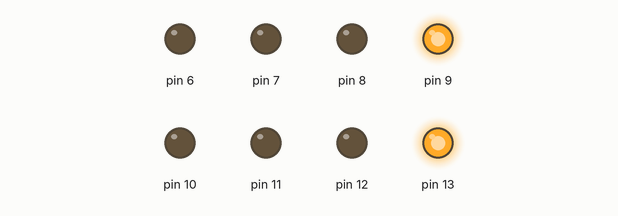
A sketch run on a simulated Arduino Uno, built with avr-gcc and run on an emulated ATmega328P. Shown: output pins drawn as LEDs (lit = HIGH).

Above: at 0.1 s.
Timing chart, 0 to 1.6 s (numbered marks = the images above):
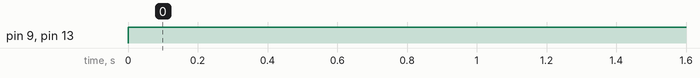

The sketch:

Bien_doi.ino
```cpp
void setup() {
  // put your setup code here, to run once:
  //pinMode(13,OUTPUT);
  //pinMode(12,OUTPUT);
  //pinMode(11,OUTPUT);
  //pinMode(10,OUTPUT);
  //pinMode(9,OUTPUT);
  //pinMode(8,OUTPUT);
  //pinMode(7,OUTPUT);
  //pinMode(6,OUTPUT);
  for(int i = 13; i>=6;i=i-1)
    pinMode(i,OUTPUT);
}

void loop() {
  // put your main code here, to run repeatedly:
  //digitalWrite(13,HIGH);
  //digitalWrite(8,HIGH);
  //delay(1000);
  //digitalWrite(13,LOW);
  //digitalWrite(8,LOW);
  //delay(500);
  //for(int i = 13; i>=6;i=i-1){
    //digitalWrite(i,HIGH);
    //delay(100);
    //digitalWrite(i,LOW);
    //delay(100);
  //}
  //int j = 6;
  //for(int i = 13; i >=6;i=i-1){
      //digitalWrite(i,HIGH);
      //digitalWrite(j,HIGH);
      //delay(200);
      //digitalWrite(i,LOW);
      //digitalWrite(j,LOW);
      //delay(200);
      //j = j + 1;
    //}
  int so = 17;
  while(so != 0)
    if(so >= 128){
      so = so - 128;
      digitalWrite(6,HIGH);
    }
    else if(so >=64 && so < 128){
      so = so - 64;
      digitalWrite(7,HIGH);
    }
    else if(so >=32 && so < 64){
      so = so - 32;
      digitalWrite(8,HIGH);
    }
    else if(so >=16 && so < 32){
      so = so - 16;
      digitalWrite(9,HIGH);
    }
    else if(so >=8 && so < 16){
      so = so - 8;
      digitalWrite(10,HIGH);
    }
    else if(so >=4 && so < 8){
      so = so - 4;
      digitalWrite(11,HIGH);
    }
    else if(so >=2 && so < 4){
      so = so - 2;
      digitalWrite(12,HIGH);
    }
    else if(so >=1 && so < 2){
      so = so - 1;
      digitalWrite(13,HIGH);
    }
}
```

Measured:
- by itself, pin 9, pin 13: LOW → HIGH at 0.00 s
